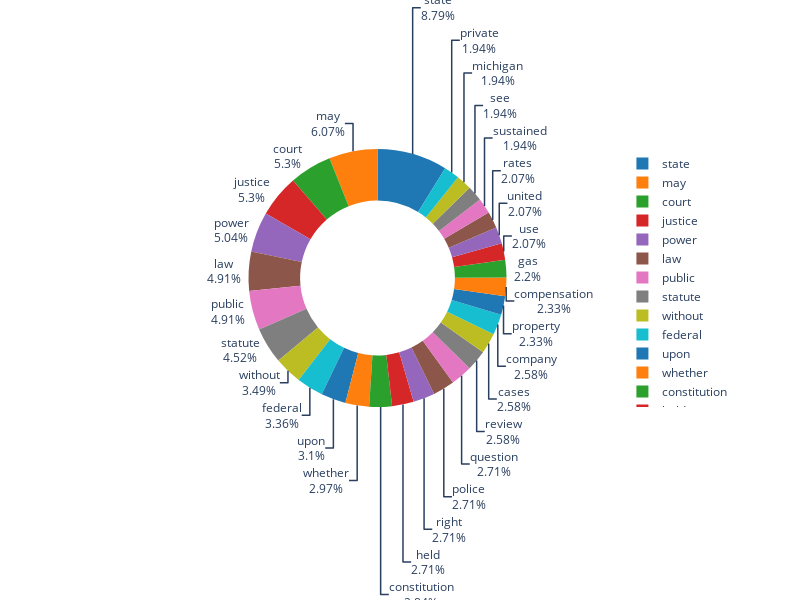

Notebook code for this chart:
### Code cell
n = 30
pal = list(sns.color_palette(palette='tab10', n_colors=n).as_hex())

import plotly.express as px

fig = px.pie(counts_df[0:30], values='count', names='word', color_discrete_sequence=pal)

fig.update_traces(textposition='outside', textinfo='percent+label', hole=.6, hoverinfo='label+percent+name')

fig.update_layout(width=800, height=600, margin=dict(t=0, l=0, r=0, b=0))
fig.show()

### Figure 1 — Plotly figure (JSON) as saved in the notebook; plotly's stock layout.template omitted (floating-point values rounded to 4 significant figures)
{"data": [{"domain": {"x": [0, 1], "y": [0, 1]}, "hole": 0.6, "hoverinfo": "label+percent+name", "hovertemplate": "word=%{label}<br>count=%{value}<extra></extra>", "labels": ["state", "may", "court", "justice", "power", "law", "public", "statute", "without", "federal", "upon", "whether", "constitution", "held", "right", "police", "question", "review", "cases", "company", "property", "compensation", "gas", "use", "united", "rates", "sustained", "see", "michigan", "private"], "legendgroup": "", "name": "", "showlegend": true, "textinfo": "percent+label", "textposition": "outside", "type": "pie", "values": [68, 47, 41, 41, 39, 38, 38, 35, 27, 26, 24, 23, 22, 21, 21, 21, 21, 20, 20, 20, 18, 18, 17, 16, 16, 16, 15, 15, 15, 15]}], "layout": {"height": 600, "legend": {"tracegroupgap": 0}, "margin": {"b": 0, "l": 0, "r": 0, "t": 0}, "piecolorway": ["#1f77b4", "#ff7f0e", "#2ca02c", "#d62728", "#9467bd", "#8c564b", "#e377c2", "#7f7f7f", "#bcbd22", "#17becf", "#1f77b4", "#ff7f0e", "#2ca02c", "#d62728", "#9467bd", "#8c564b", "#e377c2", "#7f7f7f", "#bcbd22", "#17becf", "#1f77b4", "#ff7f0e", "#2ca02c", "#d62728", "#9467bd", "#8c564b", "#e377c2", "#7f7f7f", "#bcbd22", "#17becf"], "width": 800}}
